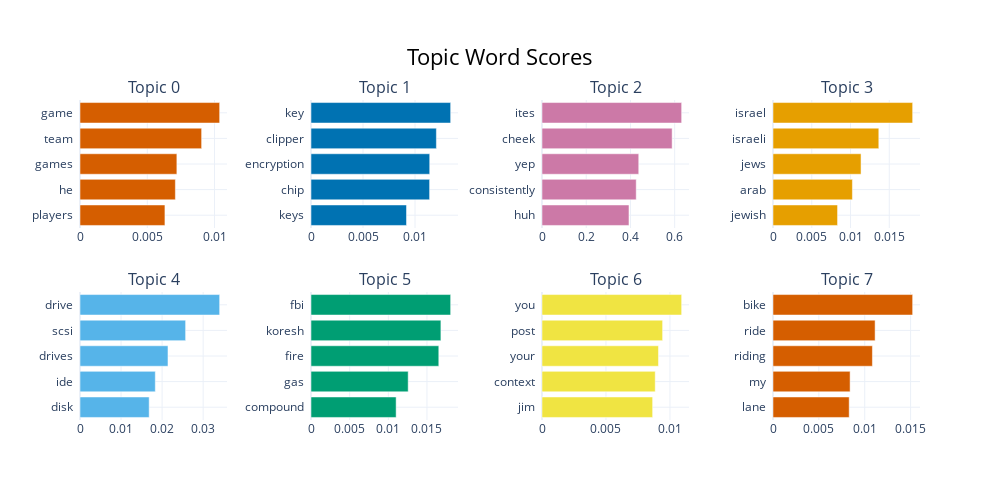

Notebook code for this chart:
### Code cell
topic_model.visualize_barchart()

### Figure 1 — Plotly figure (JSON) as saved in the notebook; plotly's stock layout.template omitted (floating-point values rounded to 4 significant figures)
{"data": [{"marker": {"color": "#D55E00"}, "orientation": "h", "type": "bar", "x": [0.006313, 0.007088, 0.0072, 0.009039, 0.01038], "xaxis": "x", "y": ["players  ", "he  ", "games  ", "team  ", "game  "], "yaxis": "y"}, {"marker": {"color": "#0072B2"}, "orientation": "h", "type": "bar", "x": [0.009184, 0.0114, 0.01141, 0.01206, 0.01343], "xaxis": "x2", "y": ["keys  ", "chip  ", "encryption  ", "clipper  ", "key  "], "yaxis": "y2"}, {"marker": {"color": "#CC79A7"}, "orientation": "h", "type": "bar", "x": [0.3933, 0.4261, 0.4375, 0.5885, 0.6315], "xaxis": "x3", "y": ["huh  ", "consistently  ", "yep  ", "cheek  ", "ites  "], "yaxis": "y3"}, {"marker": {"color": "#E69F00"}, "orientation": "h", "type": "bar", "x": [0.008329, 0.01024, 0.01136, 0.01365, 0.01802], "xaxis": "x4", "y": ["jewish  ", "arab  ", "jews  ", "israeli  ", "israel  "], "yaxis": "y4"}, {"marker": {"color": "#56B4E9"}, "orientation": "h", "type": "bar", "x": [0.01685, 0.01834, 0.02143, 0.02572, 0.03401], "xaxis": "x5", "y": ["disk  ", "ide  ", "drives  ", "scsi  ", "drive  "], "yaxis": "y5"}, {"marker": {"color": "#009E73"}, "orientation": "h", "type": "bar", "x": [0.01101, 0.01257, 0.01653, 0.0168, 0.01806], "xaxis": "x6", "y": ["compound  ", "gas  ", "fire  ", "koresh  ", "fbi  "], "yaxis": "y6"}, {"marker": {"color": "#F0E442"}, "orientation": "h", "type": "bar", "x": [0.008647, 0.008848, 0.009103, 0.009426, 0.01091], "xaxis": "x7", "y": ["jim  ", "context  ", "your  ", "post  ", "you  "], "yaxis": "y7"}, {"marker": {"color": "#D55E00"}, "orientation": "h", "type": "bar", "x": [0.008306, 0.008404, 0.01084, 0.01113, 0.01522], "xaxis": "x8", "y": ["lane  ", "my  ", "riding  ", "ride  ", "bike  "], "yaxis": "y8"}], "layout": {"annotations": [{"font": {"size": 16}, "showarrow": false, "text": "Topic 0", "x": 0.0875, "xanchor": "center", "xref": "paper", "y": 1, "yanchor": "bottom", "yref": "paper"}, {"font": {"size": 16}, "showarrow": false, "text": "Topic 1", "x": 0.3625, "xanchor": "center", "xref": "paper", "y": 1, "yanchor": "bottom", "yref": "paper"}, {"font": {"size": 16}, "showarrow": false, "text": "Topic 2", "x": 0.6375, "xanchor": "center", "xref": "paper", "y": 1, "yanchor": "bottom", "yref": "paper"}, {"font": {"size": 16}, "showarrow": false, "text": "Topic 3", "x": 0.9125, "xanchor": "center", "xref": "paper", "y": 1, "yanchor": "bottom", "yref": "paper"}, {"font": {"size": 16}, "showarrow": false, "text": "Topic 4", "x": 0.0875, "xanchor": "center", "xref": "paper", "y": 0.4, "yanchor": "bottom", "yref": "paper"}, {"font": {"size": 16}, "showarrow": false, "text": "Topic 5", "x": 0.3625, "xanchor": "center", "xref": "paper", "y": 0.4, "yanchor": "bottom", "yref": "paper"}, {"font": {"size": 16}, "showarrow": false, "text": "Topic 6", "x": 0.6375, "xanchor": "center", "xref": "paper", "y": 0.4, "yanchor": "bottom", "yref": "paper"}, {"font": {"size": 16}, "showarrow": false, "text": "Topic 7", "x": 0.9125, "xanchor": "center", "xref": "paper", "y": 0.4, "yanchor": "bottom", "yref": "paper"}], "height": 500, "hoverlabel": {"bgcolor": "white", "font": {"family": "Rockwell", "size": 16}}, "showlegend": false, "title": {"font": {"color": "Black", "size": 22}, "text": "Topic Word Scores", "x": 0.5, "xanchor": "center", "yanchor": "top"}, "width": 1000, "xaxis": {"anchor": "y", "domain": [0, 0.175], "showgrid": true}, "xaxis2": {"anchor": "y2", "domain": [0.275, 0.45], "showgrid": true}, "xaxis3": {"anchor": "y3", "domain": [0.55, 0.725], "showgrid": true}, "xaxis4": {"anchor": "y4", "domain": [0.825, 1], "showgrid": true}, "xaxis5": {"anchor": "y5", "domain": [0, 0.175], "showgrid": true}, "xaxis6": {"anchor": "y6", "domain": [0.275, 0.45], "showgrid": true}, "xaxis7": {"anchor": "y7", "domain": [0.55, 0.725], "showgrid": true}, "xaxis8": {"anchor": "y8", "domain": [0.825, 1], "showgrid": true}, "yaxis": {"anchor": "x", "domain": [0.6, 1], "showgrid": true}, "yaxis2": {"anchor": "x2", "domain": [0.6, 1], "showgrid": true}, "yaxis3": {"anchor": "x3", "domain": [0.6, 1], "showgrid": true}, "yaxis4": {"anchor": "x4", "domain": [0.6, 1], "showgrid": true}, "yaxis5": {"anchor": "x5", "domain": [0, 0.4], "showgrid": true}, "yaxis6": {"anchor": "x6", "domain": [0, 0.4], "showgrid": true}, "yaxis7": {"anchor": "x7", "domain": [0, 0.4], "showgrid": true}, "yaxis8": {"anchor": "x8", "domain": [0, 0.4], "showgrid": true}}}
